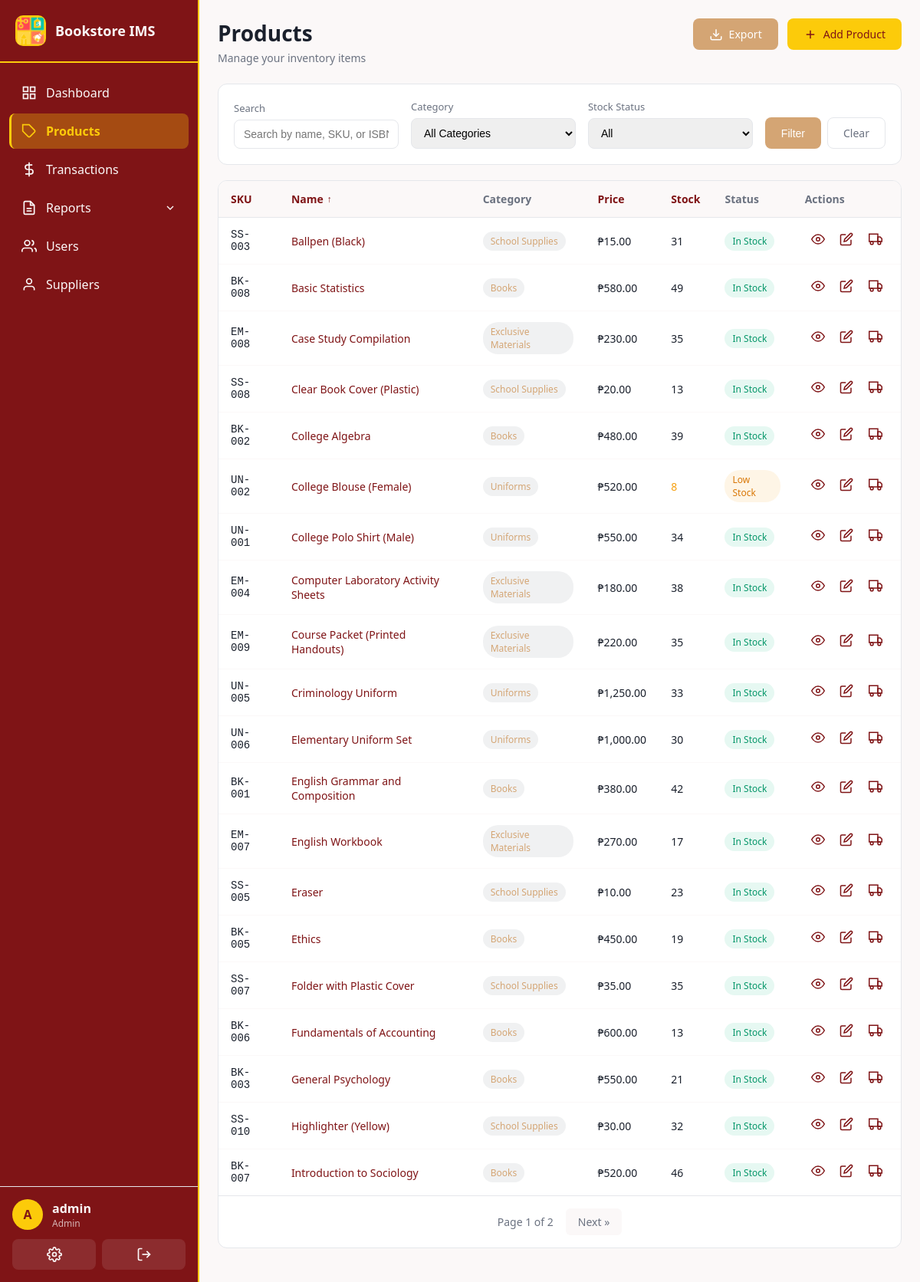
/products/ (signed in), run on the app's committed database.
### app/models.py (models this page shows, shortened)
class User(UserMixin, db.Model):
    __tablename__ = 'users'
    id = db.Column(db.Integer, primary_key=True)
    username = db.Column(db.String(80), unique=True, nullable=False, index=True)
    email = db.Column(db.String(120), unique=True, nullable=False)
    password_hash = db.Column(db.String(256), nullable=False)
    role = db.Column(db.String(20), nullable=False, default=Role.STAFF)
    is_active = db.Column(db.Boolean, default=True)
    created_at = db.Column(db.DateTime, default=utc_now)
    last_login = db.Column(db.DateTime)
    transactions = db.relationship('Transaction', backref='user', lazy='dynamic')
    audit_logs = db.relationship('AuditLog', backref='user', lazy='dynamic')
    cash_ledger_entries = db.relationship('CashLedger', backref='user', lazy='dynamic')
    def is_admin(self):
        return self.role == Role.ADMIN

class Product(db.Model):
    __tablename__ = 'products'
    id = db.Column(db.Integer, primary_key=True)
    sku = db.Column(db.String(50), unique=True, nullable=False, index=True)  # Stock Keeping Unit
    name = db.Column(db.String(200), nullable=False)
    description = db.Column(db.Text)
    category_id = db.Column(db.Integer, db.ForeignKey('categories.id'), nullable=False)
    cost_price = db.Column(db.Float, nullable=False, default=0.0)  # Purchase cost
    selling_price = db.Column(db.Float, nullable=False, default=0.0)
    quantity = db.Column(db.Integer, nullable=False, default=0)
    reorder_level = db.Column(db.Integer, nullable=False, default=10)  # Low stock threshold
    isbn = db.Column(db.String(20))
    author = db.Column(db.String(200))
    publisher = db.Column(db.String(200))
    is_active = db.Column(db.Boolean, default=True)
    created_at = db.Column(db.DateTime, default=utc_now)
    updated_at = db.Column(db.DateTime, default=utc_now, onupdate=utc_now)
    stock_movements = db.relationship('StockMovement', backref='product', lazy='dynamic')
    transaction_items = db.relationship('TransactionItem', backref='product', lazy='dynamic')
    @property
    def is_low_stock(self):
        return self.quantity <= self.reorder_level

class Category(db.Model):
    __tablename__ = 'categories'
    id = db.Column(db.Integer, primary_key=True)
    name = db.Column(db.String(100), unique=True, nullable=False)
    description = db.Column(db.String(255))
    created_at = db.Column(db.DateTime, default=utc_now)
    products = db.relationship('Product', backref='category', lazy='dynamic')

### app/routes/products.py (the view, shortened to what this page needs)
@products_bp.route('/')
@login_required
def list_products():
    page = request.args.get('page', 1, type=int)
    per_page = 20
    category_id = request.args.get('category', type=int)
    search = request.args.get('search', '').strip()
    stock_filter = request.args.get('stock')  # 'low', 'out', 'all'
    sort_by = request.args.get('sort', 'name')  # Default sort by name
    sort_order = request.args.get('order', 'asc')  # Default ascending
    query = Product.query.filter_by(is_active=True)
    if category_id:
        query = query.filter_by(category_id=category_id)
    if stock_filter == 'low':
        query = query.filter(Product.quantity <= Product.reorder_level, Product.quantity > 0)
    elif stock_filter == 'out':
        query = query.filter(Product.quantity == 0)
    if sort_order == 'desc':
        if sort_by == 'sku':
            query = query.order_by(Product.sku.desc())
        elif sort_by == 'price':
            query = query.order_by(Product.selling_price.desc())
        elif sort_by == 'stock':
            query = query.order_by(Product.quantity.desc())
        else:  # name
            query = query.order_by(Product.name.desc())
    else:  # asc
        if sort_by == 'sku':
            query = query.order_by(Product.sku.asc())
        elif sort_by == 'price':
            query = query.order_by(Product.selling_price.asc())
        elif sort_by == 'stock':
            query = query.order_by(Product.quantity.asc())
        else:  # name
            query = query.order_by(Product.name.asc())
    products = query.paginate(page=page, per_page=per_page, error_out=False)
    categories = Category.query.all()
    return render_template('products/list.html',
        products=products,
        categories=categories,
        current_category=category_id,
        search=search,
        stock_filter=stock_filter,
        sort_by=sort_by,
        sort_order=sort_order
    )

### app/__init__.py (called while the page is built)
@login_manager.user_loader
def load_user(user_id):
    return db.session.get(User, int(user_id))

### app/templates/products/list.html (shortened to what this page needs)
{% extends "base.html" %}
{% block content %}
<div class="page-header">
  <div class="page-header-left">
    <h1>Products</h1>
    <p class="page-subtitle">Manage your inventory items</p>
  </div>
  <div class="page-header-right">
    <a href="{{ url_for('products.export_products') }}" class="btn btn-secondary" title="Download as Excel">
      <svg viewBox="0 0 24 24" fill="none" stroke="currentColor" stroke-width="2">
        <path d="M21 15v4a2 2 0 0 1-2 2H5a2 2 0 0 1-2-2v-4"></path>
        <polyline points="7 10 12 15 17 10"></polyline>
        <line x1="12" y1="15" x2="12" y2="3"></line>
      </svg>
      Export
    </a>
    <a href="{{ url_for('products.add_product') }}" class="btn btn-primary">
      <svg viewBox="0 0 24 24" fill="none" stroke="currentColor" stroke-width="2">
        <line x1="12" y1="5" x2="12" y2="19"></line>
        <line x1="5" y1="12" x2="19" y2="12"></line>
      </svg>
      Add Product
    </a>
  </div>
</div>
<div class="filters-card">
  <form method="GET" action="{{ url_for('products.list_products') }}" class="filters-form">
    <div class="filter-group">
      <label for="search">Search</label>
      <input type="text" id="search" name="search" value="{{ search }}" placeholder="Search by name, SKU, or ISBN...">
    </div>
    <div class="filter-group">
      <label for="category">Category</label>
      <select id="category" name="category">
        <option value="">All Categories</option>
      </select>
    </div>
    <div class="filter-group">
      <label for="stock">Stock Status</label>
      <select id="stock" name="stock">
        <option value="">All</option>
      </select>
    </div>
    <div class="filter-actions">
      <button type="submit" class="btn btn-secondary">Filter</button>
      <a href="{{ url_for('products.list_products') }}" class="btn btn-outline">Clear</a>
    </div>
  </form>
</div>
<div class="table-card">
  {% if products.items %}
  <table class="data-table">
    <thead>
      <tr>
        <th>
          <a href="{{ url_for('products.list_products', category=current_category, search=search, stock=stock_filter, sort='sku', order='asc' if sort_by == 'sku' and sort_order == 'desc' else 'desc' if sort_by == 'sku' else 'asc') }}" class="sort-header {% if sort_by == 'sku' %}active{% endif %}">
            SKU
          </a>
        </th>
        <th>
          <a href="{{ url_for('products.list_products', category=current_category, search=search, stock=stock_filter, sort='name', order='asc' if sort_by == 'name' and sort_order == 'desc' else 'desc' if sort_by == 'name' else 'asc') }}" class="sort-header {% if sort_by == 'name' %}active{% endif %}">
            Name
            {% if sort_by == 'name' %}<span class="sort-indicator">{{ '↑' if sort_order == 'asc' else '↓' }}</span>{% endif %}
          </a>
        </th>
        <th>Category</th>
        <th>
          <a href="{{ url_for('products.list_products', category=current_category, search=search, stock=stock_filter, sort='price', order='asc' if sort_by == 'price' and sort_order == 'desc' else 'desc' if sort_by == 'price' else 'asc') }}" class="sort-header {% if sort_by == 'price' %}active{% endif %}">
            Price
          </a>
        </th>
        <th>
          <a href="{{ url_for('products.list_products', category=current_category, search=search, stock=stock_filter, sort='stock', order='asc' if sort_by == 'stock' and sort_order == 'desc' else 'desc' if sort_by == 'stock' else 'asc') }}" class="sort-header {% if sort_by == 'stock' %}active{% endif %}">
            Stock
          </a>
        </th>
        <th>Status</th>
        <th>Actions</th>
      </tr>
    </thead>
    <tbody>
      {% for product in products.items %}
      <tr>
        <td class="sku-cell">{{ product.sku }}</td>
        <td>
          <a href="{{ url_for('products.view_product', id=product.id) }}" class="product-name">
            {{ product.name }}
          </a>
        </td>
        <td>
          <span class="badge badge-category">{{ product.category.name }}</span>
        </td>
        <td>₱{{ "{:,.2f}".format(product.selling_price) }}</td>
        <td class="stock-cell {% if product.quantity == 0 %}text-danger{% elif product.is_low_stock %}text-warning{% endif %}">
          {{ product.quantity }}
        </td>
        <td>
          {% if product.quantity == 0 %}
          <span class="badge badge-danger">Out of Stock</span>
          {% elif product.is_low_stock %}
          <span class="badge badge-warning">Low Stock</span>
          {% else %}
          <span class="badge badge-success">In Stock</span>
          {% endif %}
        </td>
        <td class="actions-cell">
          <a href="{{ url_for('products.view_product', id=product.id) }}" class="btn-icon" title="View">
            <svg viewBox="0 0 24 24" fill="none" stroke="currentColor" stroke-width="2">
              <path d="M1 12s4-8 11-8 11 8 11 8-4 8-11 8-11-8-11-8z"></path>
              <circle cx="12" cy="12" r="3"></circle>
            </svg>
          </a>
          <a href="{{ url_for('products.edit_product', id=product.id) }}" class="btn-icon" title="Edit">
            <svg viewBox="0 0 24 24" fill="none" stroke="currentColor" stroke-width="2">
              <path d="M11 4H4a2 2 0 0 0-2 2v14a2 2 0 0 0 2 2h14a2 2 0 0 0 2-2v-7"></path>
              <path d="M18.5 2.5a2.121 2.121 0 0 1 3 3L12 15l-4 1 1-4 9.5-9.5z"></path>
            </svg>
          </a>
          <a href="{{ url_for('products.adjust_stock', id=product.id) }}" class="btn-icon" title="Adjust Stock">
            <svg viewBox="0 0 24 24" fill="none" stroke="currentColor" stroke-width="2">
              <rect x="1" y="3" width="15" height="13"></rect>
              <polygon points="16 8 20 8 23 11 23 16 16 16 16 8"></polygon>
              <circle cx="5.5" cy="18.5" r="2.5"></circle>
              <circle cx="18.5" cy="18.5" r="2.5"></circle>
            </svg>
          </a>
        </td>
      </tr>
      {% endfor %}
    </tbody>
  </table>
  {% if products.pages > 1 %}
  <div class="pagination">
    <span class="page-info">Page {{ products.page }} of {{ products.pages }}</span>
    {% if products.has_next %}
    <a href="{{ url_for('products.list_products', page=products.next_num, category=current_category, search=search, stock=stock_filter, sort=sort_by, order=sort_order) }}" class="page-link">Next &raquo;</a>
    {% endif %}
  </div>
  {% endif %}
  {% endif %}
</div>
{% endblock %}

### app/templates/base.html (shortened to what this page needs)
<!doctype html>
<html>
  <head>
    <link rel="stylesheet" href="{{ url_for('static', filename='css/main.css') }}">
  </head>
  <body class="{% block body_class %}{% endblock %}">
    {% if current_user.is_authenticated %}
    <nav class="sidebar">
      <div class="sidebar-header">
        <div class="sidebar-logo">
          <img src="{{ url_for('static', filename='images/bookstore-logo.png') }}" alt="Bookstore Logo" style="width: 100%; height: 100%; object-fit: contain;">
        </div>
        <span class="sidebar-title">Bookstore IMS</span>
      </div>
      <ul class="sidebar-menu">
        <li class="{% if request.endpoint == 'main.dashboard' %}active{% endif %}">
          <a href="{{ url_for('main.dashboard') }}">
            <svg viewBox="0 0 24 24" fill="none" stroke="currentColor" stroke-width="2">
              <rect x="3" y="3" width="7" height="7"></rect>
              <rect x="14" y="3" width="7" height="7"></rect>
              <rect x="14" y="14" width="7" height="7"></rect>
              <rect x="3" y="14" width="7" height="7"></rect>
            </svg>
            <span>Dashboard</span>
          </a>
        </li>
        <li class="{% if 'products' in request.endpoint %}active{% endif %}">
          <a href="{{ url_for('products.list_products') }}">
            <svg viewBox="0 0 24 24" fill="none" stroke="currentColor" stroke-width="2">
              <path d="M20.59 13.41l-7.17 7.17a2 2 0 0 1-2.83 0L2 12V2h10l8.59 8.59a2 2 0 0 1 0 2.82z"></path>
              <line x1="7" y1="7" x2="7.01" y2="7"></line>
            </svg>
            <span>Products</span>
          </a>
        </li>
        <li class="{% if 'transactions' in request.endpoint %}active{% endif %}">
          <a href="{{ url_for('transactions.list_transactions') }}">
            <svg viewBox="0 0 24 24" fill="none" stroke="currentColor" stroke-width="2">
              <line x1="12" y1="1" x2="12" y2="23"></line>
              <path d="M17 5H9.5a3.5 3.5 0 0 0 0 7h5a3.5 3.5 0 0 1 0 7H6"></path>
            </svg>
            <span>Transactions</span>
          </a>
        </li>
        <li class="submenu-trigger {% if 'reports' in request.endpoint %}active{% endif %}">
          <a href="#">
            <svg viewBox="0 0 24 24" fill="none" stroke="currentColor" stroke-width="2">
              <path d="M14 2H6a2 2 0 0 0-2 2v16a2 2 0 0 0 2 2h12a2 2 0 0 0 2-2V8z"></path>
              <polyline points="14 2 14 8 20 8"></polyline>
              <line x1="16" y1="13" x2="8" y2="13"></line>
              <line x1="16" y1="17" x2="8" y2="17"></line>
            </svg>
            <span>Reports</span>
            <svg class="submenu-arrow" viewBox="0 0 24 24" fill="none" stroke="currentColor" stroke-width="2">
              <polyline points="6 9 12 15 18 9"></polyline>
            </svg>
          </a>
        </li>
        {% if current_user.is_admin() %}
        <li class="{% if 'users' in request.endpoint and request.endpoint != 'users.profile' %}active{% endif %}">
          <a href="{{ url_for('users.list_users') }}">
            <svg viewBox="0 0 24 24" fill="none" stroke="currentColor" stroke-width="2">
              <path d="M17 21v-2a4 4 0 0 0-4-4H5a4 4 0 0 0-4 4v2"></path>
              <circle cx="9" cy="7" r="4"></circle>
              <path d="M23 21v-2a4 4 0 0 0-3-3.87"></path>
              <path d="M16 3.13a4 4 0 0 1 0 7.75"></path>
            </svg>
            <span>Users</span>
          </a>
        </li>
        <li class="{% if 'suppliers' in request.endpoint %}active{% endif %}">
          <a href="{{ url_for('suppliers.list_suppliers') }}">
            <svg viewBox="0 0 24 24" fill="none" stroke="currentColor" stroke-width="2">
              <path d="M20 21v-2a4 4 0 0 0-4-4H8a4 4 0 0 0-4 4v2"></path>
              <circle cx="12" cy="7" r="4"></circle>
            </svg>
            <span>Suppliers</span>
          </a>
        </li>
        {% endif %}
      </ul>
      <div class="sidebar-footer">
        <div class="user-info">
          <div class="user-avatar">{{ current_user.username[0].upper() }}</div>
          <div class="user-details">
            <span class="user-name">{{ current_user.username }}</span>
            <span class="user-role">{{ current_user.role.title() }}</span>
          </div>
        </div>
        <div class="sidebar-actions">
          <a href="{{ url_for('users.profile') }}" class="action-btn" title="Profile">
          </a>
          <a href="{{ url_for('auth.logout') }}" class="action-btn" title="Logout">
            <svg viewBox="0 0 24 24" fill="none" stroke="currentColor" stroke-width="2">
              <path d="M9 21H5a2 2 0 0 1-2-2V5a2 2 0 0 1 2-2h4"></path>
              <polyline points="16 17 21 12 16 7"></polyline>
              <line x1="21" y1="12" x2="9" y2="12"></line>
            </svg>
          </a>
        </div>
      </div>
    </nav>
    <main class="main-content">
      {% block content %}{% endblock %}
    </main>
    {% else %}
    {% block content_public %}{% endblock %}
    {% endif %}
  </body>
</html>

### data on the page
User: username "A", username "admin", role "Admin"
Product: sku "SS-003", name "Ballpen (Black)", category.name "School Supplies", selling_price "15.00", quantity "31", reorder_level "In Stock"
Product: sku "BK-008", name "Basic Statistics", category.name "Books", selling_price "580.00", quantity "49", reorder_level "In Stock"
Product: sku "EM-008", name "Case Study Compilation", category.name "Exclusive Materials", selling_price "230.00", quantity "35", reorder_level "In Stock"
Product: sku "SS-008", name "Clear Book Cover (Plastic)", category.name "School Supplies", selling_price "20.00", quantity "13", reorder_level "In Stock"
Product: sku "BK-002", name "College Algebra", category.name "Books", selling_price "480.00", quantity "39", reorder_level "In Stock"
Product: sku "UN-002", name "College Blouse (Female)", category.name "Uniforms", selling_price "520.00", quantity "8", reorder_level "Low Stock"
Product: sku "UN-001", name "College Polo Shirt (Male)", category.name "Uniforms", selling_price "550.00", quantity "34", reorder_level "In Stock"
Product: sku "EM-004", name "Computer Laboratory Activity Sheets", category.name "Exclusive Materials", selling_price "180.00", quantity "38", reorder_level "In Stock"
Product: sku "EM-009", name "Course Packet (Printed Handouts)", category.name "Exclusive Materials", selling_price "220.00", quantity "35", reorder_level "In Stock"
Product: sku "UN-005", name "Criminology Uniform", category.name "Uniforms", selling_price "1,250.00", quantity "33", reorder_level "In Stock"
Product: sku "UN-006", name "Elementary Uniform Set", category.name "Uniforms", selling_price "1,000.00", quantity "30", reorder_level "In Stock"
Product: sku "BK-001", name "English Grammar and Composition", category.name "Books", selling_price "380.00", quantity "42", reorder_level "In Stock"
Product: sku "EM-007", name "English Workbook", category.name "Exclusive Materials", selling_price "270.00", quantity "17", reorder_level "In Stock"
Product: sku "SS-005", name "Eraser", category.name "School Supplies", selling_price "10.00", quantity "23", reorder_level "In Stock"
Product: sku "BK-005", name "Ethics", category.name "Books", selling_price "450.00", quantity "19", reorder_level "In Stock"
Product: sku "SS-007", name "Folder with Plastic Cover", category.name "School Supplies", selling_price "35.00", quantity "35", reorder_level "In Stock"
Product: sku "BK-006", name "Fundamentals of Accounting", category.name "Books", selling_price "600.00", quantity "13", reorder_level "In Stock"
Product: sku "BK-003", name "General Psychology", category.name "Books", selling_price "550.00", quantity "21", reorder_level "In Stock"
Product: sku "SS-010", name "Highlighter (Yellow)", category.name "School Supplies", selling_price "30.00", quantity "32", reorder_level "In Stock"
Product: sku "BK-007", name "Introduction to Sociology", category.name "Books", selling_price "520.00", quantity "46", reorder_level "In Stock"

### other printed values
{{ '↑' if sort_order == 'asc' else '↓' }} "↑"
{{ products.page }} "1"
{{ products.pages }} "2"
